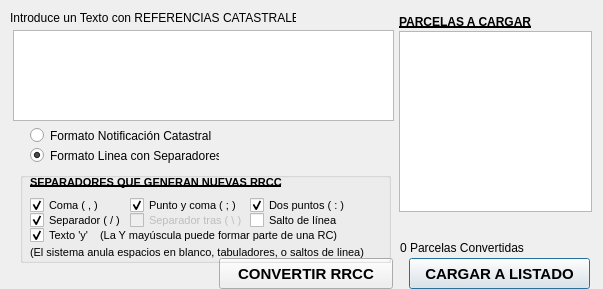
<?xml version="1.0" encoding="UTF-8"?>
<ui version="4.0">
 <class>catastroEntradaTXT</class>
 <widget class="QDialog" name="catastroEntradaTXT">
  <property name="geometry">
   <rect>
    <x>0</x>
    <y>0</y>
    <width>603</width>
    <height>289</height>
   </rect>
  </property>
  <property name="windowTitle">
   <string>Entrada de RRCC por Texto</string>
  </property>
  <widget class="QTextEdit" name="txeREFSCATASTRAL">
   <property name="geometry">
    <rect>
     <x>13</x>
     <y>30</y>
     <width>381</width>
     <height>91</height>
    </rect>
   </property>
   <property name="toolTip">
    <string>&lt;html&gt;&lt;head/&gt;&lt;body&gt;&lt;p&gt;Entrar un texto que reuna una lista de Referencias catastrales, separadas por coma &lt;span style=&quot; font-weight:600;&quot;&gt;',&lt;/span&gt;', punto y coma &lt;span style=&quot; font-weight:600;&quot;&gt;';'&lt;/span&gt;, punto &lt;span style=&quot; font-weight:600;&quot;&gt;'.'&lt;/span&gt;, barra de separador &lt;span style=&quot; font-weight:600;&quot;&gt;'\'&lt;/span&gt;.&lt;br/&gt;&lt;br/&gt;Los espacios se eliminarán de forma automatica.&lt;/p&gt;&lt;p&gt;Puede tratarse de RRCC de 14 o de 20 caracteres.&lt;/p&gt;&lt;p&gt;&lt;span style=&quot; font-weight:600;&quot;&gt;EJEMPLO: &lt;/span&gt;'02056A0 0900526xxxx, 02056A00900 604aaaa, 020 56A00900267; 02056A009002 69: 02056A009006 25. 02056A00 90026, 02056A00909002, 02056A00909031'&lt;/p&gt;&lt;/body&gt;&lt;/html&gt;</string>
   </property>
   <property name="whatsThis">
    <string>&lt;html&gt;&lt;head/&gt;&lt;body&gt;&lt;p&gt;Entrar un texto que reuna una lista de Referencias catastrales, separadas por coma &lt;span style=&quot; font-weight:600;&quot;&gt;',&lt;/span&gt;', punto y coma &lt;span style=&quot; font-weight:600;&quot;&gt;';'&lt;/span&gt;, punto &lt;span style=&quot; font-weight:600;&quot;&gt;'.'&lt;/span&gt;, barra de separador &lt;span style=&quot; font-weight:600;&quot;&gt;'\'&lt;/span&gt;.&lt;br/&gt;&lt;br/&gt;Los espacios se eliminarán de forma automatica.&lt;/p&gt;&lt;p&gt;Puede tratarse de RRCC de 14 o de 20 caracteres.&lt;/p&gt;&lt;p&gt;&lt;span style=&quot; font-weight:600;&quot;&gt;EJEMPLO: &lt;/span&gt;'02056A0 0900526xxxx, 02056A00900 604aaaa, 020 56A00900267; 02056A009002 69: 02056A009006 25. 02056A00 90026, 02056A00909002, 02056A00909031'&lt;/p&gt;&lt;/body&gt;&lt;/html&gt;</string>
   </property>
  </widget>
  <widget class="QLabel" name="label">
   <property name="geometry">
    <rect>
     <x>10</x>
     <y>10</y>
     <width>286</width>
     <height>16</height>
    </rect>
   </property>
   <property name="text">
    <string>Introduce un Texto con REFERENCIAS CATASTRALES</string>
   </property>
  </widget>
  <widget class="QListWidget" name="listaRCs">
   <property name="geometry">
    <rect>
     <x>399</x>
     <y>31</y>
     <width>193</width>
     <height>181</height>
    </rect>
   </property>
   <property name="mouseTracking">
    <bool>true</bool>
   </property>
   <property name="focusPolicy">
    <enum>Qt::StrongFocus</enum>
   </property>
   <property name="contextMenuPolicy">
    <enum>Qt::DefaultContextMenu</enum>
   </property>
   <property name="acceptDrops">
    <bool>true</bool>
   </property>
   <property name="editTriggers">
    <set>QAbstractItemView::AllEditTriggers</set>
   </property>
   <property name="tabKeyNavigation">
    <bool>true</bool>
   </property>
   <property name="defaultDropAction">
    <enum>Qt::TargetMoveAction</enum>
   </property>
   <property name="selectionMode">
    <enum>QAbstractItemView::MultiSelection</enum>
   </property>
   <property name="selectionBehavior">
    <enum>QAbstractItemView::SelectItems</enum>
   </property>
   <property name="wordWrap">
    <bool>false</bool>
   </property>
  </widget>
  <widget class="QLabel" name="label_12">
   <property name="geometry">
    <rect>
     <x>399</x>
     <y>11</y>
     <width>161</width>
     <height>21</height>
    </rect>
   </property>
   <property name="font">
    <font>
     <weight>75</weight>
     <bold>true</bold>
     <underline>true</underline>
    </font>
   </property>
   <property name="text">
    <string>PARCELAS A CARGAR</string>
   </property>
   <property name="alignment">
    <set>Qt::AlignJustify|Qt::AlignVCenter</set>
   </property>
  </widget>
  <widget class="QPushButton" name="btnCARGAR">
   <property name="geometry">
    <rect>
     <x>409</x>
     <y>258</y>
     <width>181</width>
     <height>31</height>
    </rect>
   </property>
   <property name="font">
    <font>
     <pointsize>11</pointsize>
     <weight>75</weight>
     <bold>true</bold>
    </font>
   </property>
   <property name="text">
    <string>CARGAR A LISTADO</string>
   </property>
  </widget>
  <widget class="QPushButton" name="btnCONVERTIR">
   <property name="geometry">
    <rect>
     <x>219</x>
     <y>258</y>
     <width>174</width>
     <height>31</height>
    </rect>
   </property>
   <property name="font">
    <font>
     <pointsize>11</pointsize>
     <weight>75</weight>
     <bold>true</bold>
    </font>
   </property>
   <property name="text">
    <string>CONVERTIR RRCC</string>
   </property>
  </widget>
  <widget class="QGroupBox" name="gbxSEPARADORES">
   <property name="geometry">
    <rect>
     <x>20</x>
     <y>172</y>
     <width>371</width>
     <height>91</height>
    </rect>
   </property>
   <property name="font">
    <font>
     <pointsize>8</pointsize>
    </font>
   </property>
   <property name="title">
    <string/>
   </property>
   <property name="flat">
    <bool>true</bool>
   </property>
   <widget class="QCheckBox" name="chbSepCOMA">
    <property name="geometry">
     <rect>
      <x>10</x>
      <y>25</y>
      <width>101</width>
      <height>17</height>
     </rect>
    </property>
    <property name="text">
     <string>Coma ( , )</string>
    </property>
    <property name="checked">
     <bool>true</bool>
    </property>
   </widget>
   <widget class="QCheckBox" name="chbSepPUNTOCOMA">
    <property name="enabled">
     <bool>true</bool>
    </property>
    <property name="geometry">
     <rect>
      <x>110</x>
      <y>25</y>
      <width>121</width>
      <height>17</height>
     </rect>
    </property>
    <property name="text">
     <string>Punto y coma ( ; )</string>
    </property>
    <property name="checked">
     <bool>true</bool>
    </property>
   </widget>
   <widget class="QCheckBox" name="chbSepDOSPUNTOS">
    <property name="enabled">
     <bool>true</bool>
    </property>
    <property name="geometry">
     <rect>
      <x>230</x>
      <y>25</y>
      <width>131</width>
      <height>16</height>
     </rect>
    </property>
    <property name="text">
     <string>Dos puntos ( : )</string>
    </property>
    <property name="checked">
     <bool>true</bool>
    </property>
   </widget>
   <widget class="QCheckBox" name="chbSepSEPARADOR">
    <property name="enabled">
     <bool>true</bool>
    </property>
    <property name="geometry">
     <rect>
      <x>10</x>
      <y>40</y>
      <width>101</width>
      <height>17</height>
     </rect>
    </property>
    <property name="text">
     <string>Separador ( / )</string>
    </property>
    <property name="checked">
     <bool>true</bool>
    </property>
   </widget>
   <widget class="QCheckBox" name="chbSepSEPARADORTRAS">
    <property name="enabled">
     <bool>false</bool>
    </property>
    <property name="geometry">
     <rect>
      <x>110</x>
      <y>40</y>
      <width>121</width>
      <height>17</height>
     </rect>
    </property>
    <property name="text">
     <string>Separador tras ( \ )</string>
    </property>
    <property name="checkable">
     <bool>false</bool>
    </property>
    <property name="checked">
     <bool>false</bool>
    </property>
   </widget>
   <widget class="QCheckBox" name="chbSepSALTOLINEA">
    <property name="enabled">
     <bool>true</bool>
    </property>
    <property name="geometry">
     <rect>
      <x>230</x>
      <y>40</y>
      <width>131</width>
      <height>17</height>
     </rect>
    </property>
    <property name="text">
     <string>Salto de línea</string>
    </property>
    <property name="checked">
     <bool>false</bool>
    </property>
   </widget>
   <widget class="QLabel" name="label_2">
    <property name="geometry">
     <rect>
      <x>10</x>
      <y>70</y>
      <width>347</width>
      <height>20</height>
     </rect>
    </property>
    <property name="text">
     <string>(El sistema anula espacios en blanco, tabuladores, o saltos de linea)</string>
    </property>
   </widget>
   <widget class="QCheckBox" name="chbSepTextoY">
    <property name="enabled">
     <bool>true</bool>
    </property>
    <property name="geometry">
     <rect>
      <x>10</x>
      <y>55</y>
      <width>101</width>
      <height>17</height>
     </rect>
    </property>
    <property name="text">
     <string>Texto 'y'</string>
    </property>
    <property name="checked">
     <bool>true</bool>
    </property>
   </widget>
   <widget class="QLabel" name="label_3">
    <property name="geometry">
     <rect>
      <x>10</x>
      <y>0</y>
      <width>347</width>
      <height>20</height>
     </rect>
    </property>
    <property name="font">
     <font>
      <pointsize>8</pointsize>
      <weight>75</weight>
      <bold>true</bold>
      <underline>true</underline>
     </font>
    </property>
    <property name="text">
     <string>SEPARADORES QUE GENERAN NUEVAS RRCC</string>
    </property>
   </widget>
   <widget class="QLabel" name="label_4">
    <property name="geometry">
     <rect>
      <x>80</x>
      <y>55</y>
      <width>241</width>
      <height>17</height>
     </rect>
    </property>
    <property name="text">
     <string>(La Y mayúscula puede formar parte de una RC)</string>
    </property>
   </widget>
  </widget>
  <widget class="QRadioButton" name="rbtNOTIFICATAS">
   <property name="geometry">
    <rect>
     <x>30</x>
     <y>127</y>
     <width>189</width>
     <height>17</height>
    </rect>
   </property>
   <property name="toolTip">
    <string>&lt;html&gt;&lt;head/&gt;&lt;body&gt;&lt;p&gt;FORMATO TIPO NOTIFICACIÓN CATASTRAL&lt;/p&gt;&lt;p&gt;&lt;br/&gt;&lt;/p&gt;&lt;p&gt;02055A0 1700038 0000 MA Polígono 017 Parcela 00038 Paraje MAJADA DE LAS VACAS - NERPIO ( ALBACETE )&lt;/p&gt;&lt;p&gt;02055A0 1700043 0000 MY Polígono 017 Parcela 00043 Paraje SALTADOR - NERPIO ( ALBACETE )&lt;/p&gt;&lt;p&gt;02055A0 1700065 0000 MS Polígono 017 Parcela 00065 Paraje CAÑADA DE BOGARRA - NERPIO ( ALBACETE )&lt;/p&gt;&lt;p&gt;02055A0 1800002 0000 MD Polígono 018 Parcela 00002 Paraje UMBRIA ARROYO BLANCO - NERPIO ( ALBACETE )&lt;/p&gt;&lt;p&gt;02055A0 1800265 0000 MS Polígono 018 Parcela 00265 Paraje MOLATA DE LA CASILLA - NERPIO ( ALBACETE )&lt;/p&gt;&lt;p&gt;02055A0 1800345 0000 MT Polígono 018 Parcela 00345 Paraje SOLANA DEL MACALON - NERPIO ( ALBACETE )&lt;/p&gt;&lt;p&gt;02055A0 1800469 0000 MP Polígono 018 Parcela 00469 Paraje UMBRIA ARROYO BLANCO - NERPIO ( ALBACETE )&lt;/p&gt;&lt;p&gt;02055A0 1809007 0000 MA Polígono 018 Parcela 09007 Paraje CTRA DE BOJADILLAS - NERPIO ( ALBACETE )&lt;/p&gt;&lt;p&gt;02055A0 1809015 0000 MP Polígono 018 Parcela 09015 Paraje CARRETERA CM-3229 - NERPIO ( ALBACETE )&lt;/p&gt;&lt;p&gt;02055A0 1909004 0000 MX Polígono 019 Parcela 09004 Paraje CTRA DE BOJADILLAS - NERPIO ( ALBACETE )&lt;/p&gt;&lt;/body&gt;&lt;/html&gt;</string>
   </property>
   <property name="whatsThis">
    <string>&lt;html&gt;&lt;head/&gt;&lt;body&gt;&lt;p&gt;FORMATO TIPO NOTIFICACIÓN CATASTRAL&lt;/p&gt;&lt;p&gt;&lt;br/&gt;&lt;/p&gt;&lt;p&gt;02055A0 1700038 0000 MA Polígono 017 Parcela 00038 Paraje MAJADA DE LAS VACAS - NERPIO ( ALBACETE )&lt;/p&gt;&lt;p&gt;02055A0 1700043 0000 MY Polígono 017 Parcela 00043 Paraje SALTADOR - NERPIO ( ALBACETE )&lt;/p&gt;&lt;p&gt;02055A0 1700065 0000 MS Polígono 017 Parcela 00065 Paraje CAÑADA DE BOGARRA - NERPIO ( ALBACETE )&lt;/p&gt;&lt;p&gt;02055A0 1800002 0000 MD Polígono 018 Parcela 00002 Paraje UMBRIA ARROYO BLANCO - NERPIO ( ALBACETE )&lt;/p&gt;&lt;p&gt;02055A0 1800265 0000 MS Polígono 018 Parcela 00265 Paraje MOLATA DE LA CASILLA - NERPIO ( ALBACETE )&lt;/p&gt;&lt;p&gt;02055A0 1800345 0000 MT Polígono 018 Parcela 00345 Paraje SOLANA DEL MACALON - NERPIO ( ALBACETE )&lt;/p&gt;&lt;p&gt;02055A0 1800469 0000 MP Polígono 018 Parcela 00469 Paraje UMBRIA ARROYO BLANCO - NERPIO ( ALBACETE )&lt;/p&gt;&lt;p&gt;02055A0 1809007 0000 MA Polígono 018 Parcela 09007 Paraje CTRA DE BOJADILLAS - NERPIO ( ALBACETE )&lt;/p&gt;&lt;p&gt;02055A0 1809015 0000 MP Polígono 018 Parcela 09015 Paraje CARRETERA CM-3229 - NERPIO ( ALBACETE )&lt;/p&gt;&lt;p&gt;02055A0 1909004 0000 MX Polígono 019 Parcela 09004 Paraje CTRA DE BOJADILLAS - NERPIO ( ALBACETE )&lt;/p&gt;&lt;/body&gt;&lt;/html&gt;</string>
   </property>
   <property name="text">
    <string>Formato Notificación Catastral</string>
   </property>
  </widget>
  <widget class="QRadioButton" name="rbtSEPARADORES">
   <property name="geometry">
    <rect>
     <x>30</x>
     <y>147</y>
     <width>189</width>
     <height>17</height>
    </rect>
   </property>
   <property name="toolTip">
    <string>&lt;html&gt;&lt;head/&gt;&lt;body&gt;&lt;p&gt;FORMATO LINEA DE TEXTO CON SEPARADORES&lt;/p&gt;&lt;p&gt;&lt;br/&gt;&lt;/p&gt;&lt;p&gt;02056A0  0900526xxxx, 02056A00900 604aaaa, 020 56A00900267, 02056A009002 69, 02056A009006 25, 02056A00 90026, 02056A00909002, 02056A00909031&lt;/p&gt;&lt;p&gt;&lt;br/&gt;&lt;/p&gt;&lt;p&gt;02056A0  0900526xxxx, 02056A00900 604aaaa, 020 56A00900267; 02056A009002 69: 02056A009006 25, 02056A00 90026, 02056A00909002, 02056A00909031&lt;/p&gt;&lt;p&gt;&lt;br/&gt;&lt;/p&gt;&lt;/body&gt;&lt;/html&gt;</string>
   </property>
   <property name="whatsThis">
    <string>&lt;html&gt;&lt;head/&gt;&lt;body&gt;&lt;p&gt;FORMATO LINEA DE TEXTO CON SEPARADORES&lt;/p&gt;&lt;p&gt;&lt;br/&gt;&lt;/p&gt;&lt;p&gt;02056A0  0900526xxxx, 02056A00900 604aaaa, 020 56A00900267, 02056A009002 69, 02056A009006 25, 02056A00 90026, 02056A00909002, 02056A00909031&lt;/p&gt;&lt;p&gt;&lt;br/&gt;&lt;/p&gt;&lt;p&gt;02056A0  0900526xxxx, 02056A00900 604aaaa, 020 56A00900267; 02056A009002 69: 02056A009006 25, 02056A00 90026, 02056A00909002, 02056A00909031&lt;/p&gt;&lt;p&gt;&lt;br/&gt;&lt;/p&gt;&lt;/body&gt;&lt;/html&gt;</string>
   </property>
   <property name="text">
    <string>Formato Linea con Separadores</string>
   </property>
   <property name="checked">
    <bool>true</bool>
   </property>
  </widget>
  <widget class="QLabel" name="lbNoPARCELAS">
   <property name="geometry">
    <rect>
     <x>400</x>
     <y>240</y>
     <width>189</width>
     <height>16</height>
    </rect>
   </property>
   <property name="text">
    <string>0 Parcelas Convertidas</string>
   </property>
  </widget>
 </widget>
 <resources/>
 <connections/>
</ui>
